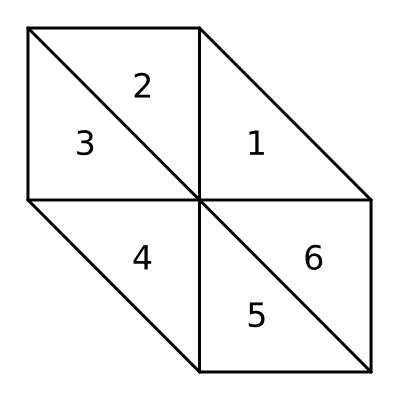

Source code (Julia):
using Plots, LaTeXStrings

P  = [0,0]
Q  = zeros(6,2)
scale_factor=0.75
Q[1,:] = scale_factor*[0,1]
Q[2,:] = scale_factor*[1,0]
Q[3,:] = scale_factor*[1,-1]
Q[4,:] = scale_factor*[0,-1]
Q[5,:] = scale_factor*[-1,0]
Q[6,:] = scale_factor*[-1,1]

p = plot(label="",thickness_scaling=1.5,color=:black,axis=false,grid=false,xticks=[],yticks=[],aspect_ratio=:equal,
    size = (400, 400),
    #title=latexstring("Triángulos alrededor del punto \$P_{ij}\$")
    )

for i=1:5
    global p
    p = plot!(Q[i:i+1,1],Q[i:i+1,2],color=:black,label="",linewidth=2)
end
for i=1:6
    global p
    p = plot!([P[1],Q[i,1]],[P[2],Q[i,2]],color=:black,label="",linewidth=2)
end
p = plot!([Q[1,1],Q[6,1]],[Q[1,2],Q[6,2]],color=:black,label="",linewidth=2)

p = annotate!(0.25, 0.25, text("1", :black, :center,15))
p = annotate!(-0.25, 0.5, text("2", :black, :center,15))
p = annotate!(-0.5, 0.25, text("3", :black, :center,15))
p = annotate!(-0.25, -0.25, text("4", :black, :center,15))
p = annotate!(0.25, -0.5, text("5", :black, :center,15))
p = annotate!(0.5, -0.25, text("6", :black, :center,15))

savefig(p,"UniformMesh2.png")
